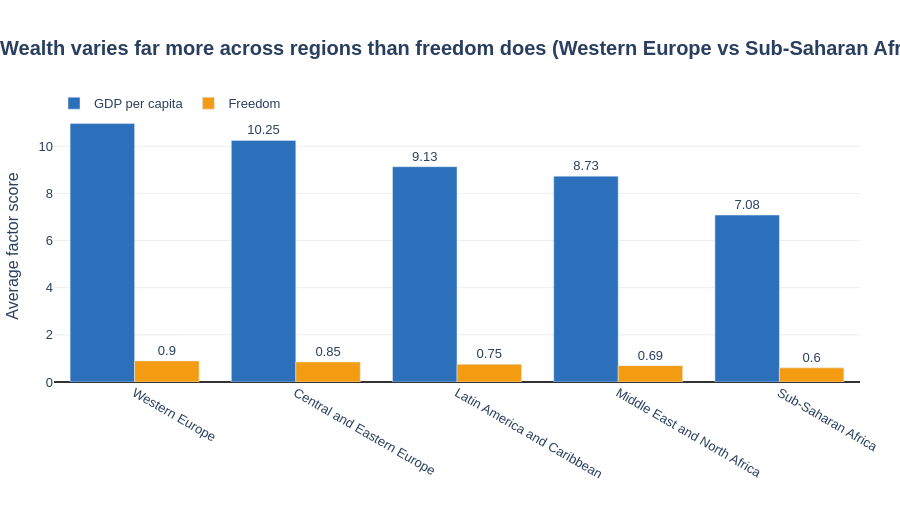

Source (notebook cell):
### Markdown cell above
---
## Done? Stretch Goal

If you finish both tasks with time to spare, try this:

**Task 3 (stretch):** Build a **grouped bar chart** comparing 2 sub-factors (e.g. `GDP_per_capita` and `Freedom`) across the 5 most populated regions. Use colour meaningfully and write an insight title.

Regions to include: `'Western Europe'`, `'Latin America'`, `'East Asia'`, `'Sub-Saharan Africa'`, `'South Asia'`

### Code cell
# Stretch goal — grouped bar chart
# YOUR CODE HERE

regions = ['Western Europe', 'Latin America', 'East Asia', 'Sub-Saharan Africa', 'South Asia']
subset = df[df['Region'].isin(regions)]

# Fallback if region names in your CSV differ
if subset['Region'].nunique() < 5:
    print("Region names didn't match. Available:", df['Region'].unique())
    regions = df['Region'].value_counts().head(5).index.tolist()
    subset = df[df['Region'].isin(regions)]

factors = ['GDP', 'Freedom']
reg_means = subset.groupby('Region')[factors].mean().reset_index()
reg_means = reg_means.sort_values('GDP', ascending=False)
print(reg_means)

fig3 = go.Figure()
fig3.add_bar(x=reg_means['Region'], y=reg_means['GDP'], name='GDP per capita',
             marker_color='#2C6FBB', text=reg_means['GDP'].round(2), textposition='outside')
fig3.add_bar(x=reg_means['Region'], y=reg_means['Freedom'], name='Freedom',
             marker_color='#F39C12', text=reg_means['Freedom'].round(2), textposition='outside')

richest = reg_means.iloc[0]['Region']
poorest = reg_means.iloc[-1]['Region']
fig3.update_layout(
    barmode='group',
    title=dict(text=(f"<b>Wealth varies far more across regions than freedom does "
                     f"({richest} vs {poorest})</b>"),
               x=0.0, font=dict(size=20)),
    yaxis=dict(title='Average factor score', rangemode='tozero',
               showgrid=True, gridcolor='#EEE', zeroline=True, zerolinecolor='#333'),
    xaxis=dict(title=''),
    plot_bgcolor='white', paper_bgcolor='white',
    font=dict(family='Arial', size=13),
    legend=dict(orientation='h', y=1.08, x=0),
    margin=dict(l=20, r=40, t=110, b=50),
    height=520
)
fig3.show()

### Figure 1 — Plotly figure (JSON) as saved in the notebook; plotly's stock layout.template omitted (floating-point values rounded to 4 significant figures)
{"data": [{"marker": {"color": "#2C6FBB"}, "name": "GDP per capita", "text": [10.96, 10.25, 9.13, 8.73, 7.08], "textposition": "outside", "type": "bar", "x": ["Western Europe", "Central and Eastern Europe", "Latin America and Caribbean", "Middle East and North Africa", "Sub-Saharan Africa"], "y": [10.96, 10.25, 9.135, 8.732, 7.082]}, {"marker": {"color": "#F39C12"}, "name": "Freedom", "text": [0.9, 0.85, 0.75, 0.69, 0.6], "textposition": "outside", "type": "bar", "x": ["Western Europe", "Central and Eastern Europe", "Latin America and Caribbean", "Middle East and North Africa", "Sub-Saharan Africa"], "y": [0.8961, 0.8516, 0.7542, 0.6928, 0.5994]}], "layout": {"barmode": "group", "font": {"family": "Arial", "size": 13}, "height": 520, "legend": {"orientation": "h", "x": 0, "y": 1.08}, "margin": {"b": 50, "l": 20, "r": 40, "t": 110}, "paper_bgcolor": "white", "plot_bgcolor": "white", "title": {"font": {"size": 20}, "text": "<b>Wealth varies far more across regions than freedom does (Western Europe vs Sub-Saharan Africa)</b>", "x": 0}, "xaxis": {"title": {"text": ""}}, "yaxis": {"gridcolor": "#EEE", "rangemode": "tozero", "showgrid": true, "title": {"text": "Average factor score"}, "zeroline": true, "zerolinecolor": "#333"}}}
